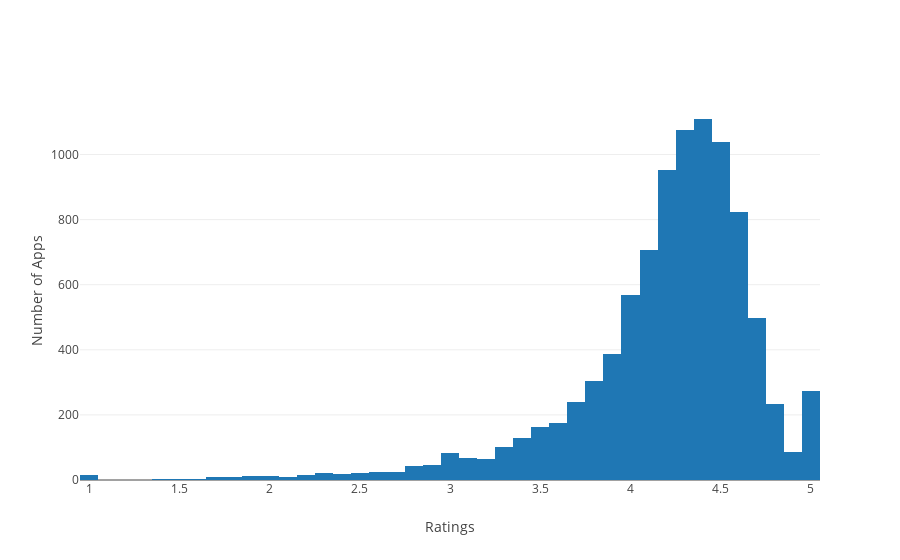

The notebook cell saved with this chart:
### Code cell
layout = go.Layout(
    xaxis=dict(title='Ratings'),yaxis=dict(title='Number of Apps'))
data = [go.Histogram(x=df_apps["Rating"])]
fig = go.Figure(data=data, layout=layout)
iplot(fig, filename='basic histogram')

### Figure 1 — Plotly figure (JSON) as saved in the notebook; plotly's stock layout.template omitted (floating-point values rounded to 4 significant figures; data arrays with more than 128 entries replaced by an {"elided": "..."} marker saying what was removed)
{"data": [{"type": "histogram", "uid": "249e1a98-3841-4fdb-b6a4-82574cf69aa5", "x": {"elided": "9366 float values"}}], "layout": {"xaxis": {"title": {"text": "Ratings"}}, "yaxis": {"title": {"text": "Number of Apps"}}}}
